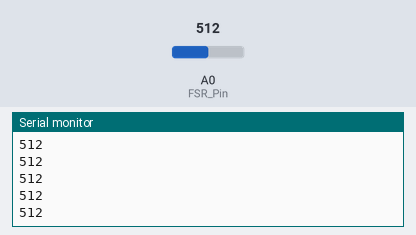
Simulated run of this sketch. Board: Arduino Uno, built with avr-gcc and run on an emulated ATmega328P. On the bench: the last lines printed to the serial monitor. The test bench sets the inputs (shaded band); at power-on: A0 (FSR_Pin) = 512.

Above: at 1.2 s.
1.3 s: A0 (FSR_Pin) set to 716
At 1.56 s:
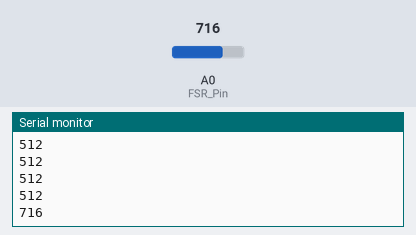
2.8 s: A0 (FSR_Pin) set to 900
At 2.96 s:
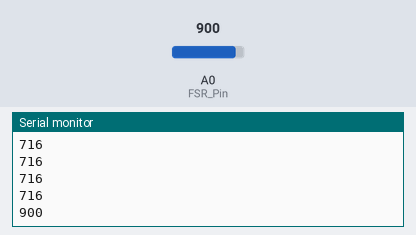
Timing chart, 0 to 5.8 s (numbered marks = the images above; inputs shaded):
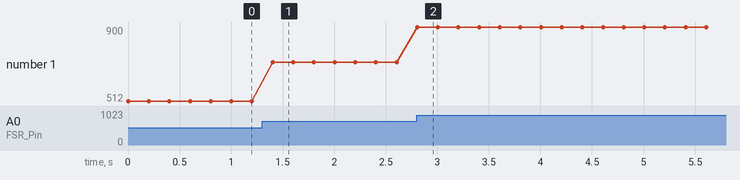

Measured:
- after the input at 1.3 s, the serial monitor: prints a new line after 0.10 s (image 1)
- after the input at 2.8 s, the serial monitor: prints a new line at once (image 2)
- plotted number 1: 512 → 716 after the input at 1.3 s, 716 → 900 after the input at 2.8 s

The sketch:

FSR_Reader.ino
```cpp
int FSR_Pin = A0; //analog pin 0

void setup(){
  Serial.begin(9600);
}

void loop(){
  int FSRReading = analogRead(FSR_Pin);

  Serial.println(FSRReading);
  delay(200); //just here to slow down the output for easier reading
}
```
